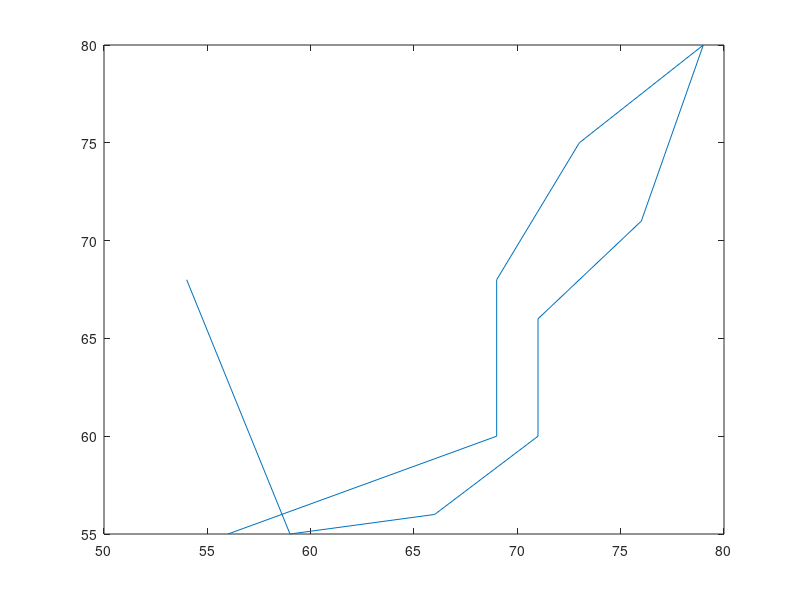

MATLAB code to generate this figure:
xs= [54, 59, 66, 71, 71, 76, 79, 73, 69, 69, 56];
ys= [68, 55, 56, 60, 66, 71, 80, 75, 68, 60, 55];
plot(xs, ys)
dis= 0;
for i= 2: 1: length(xs)
    dis= dis+ sqrt( ( xs(i)-xs(i-1) )^2+ ( ys(i)-ys(i-1) )^2 )
end

speed= dis/ (4* length(xs) )